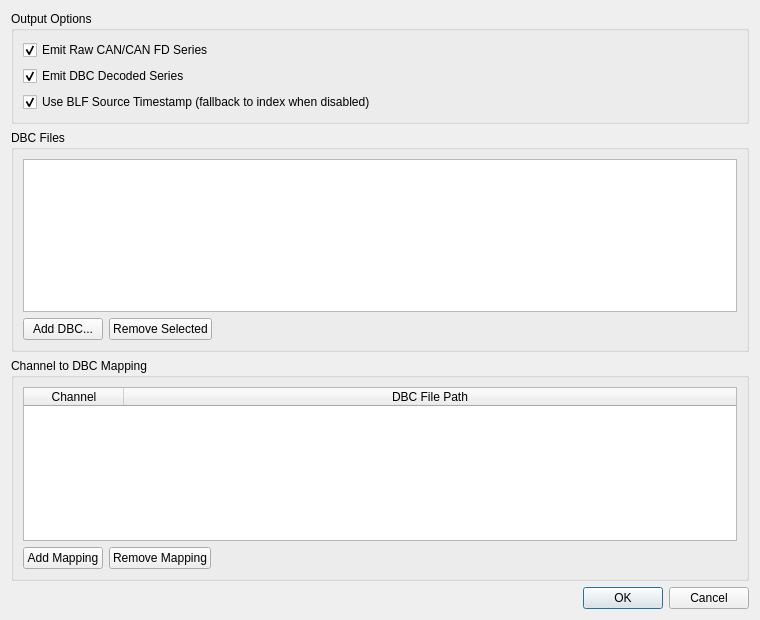
<?xml version="1.0" encoding="UTF-8"?>
<ui version="4.0">
 <class>DialogBLF</class>
 <widget class="QDialog" name="DialogBLF">
  <property name="geometry">
   <rect>
    <x>0</x>
    <y>0</y>
    <width>760</width>
    <height>620</height>
   </rect>
  </property>
  <property name="windowTitle">
   <string>BLF Loader</string>
  </property>
  <layout class="QVBoxLayout" name="verticalLayout">
   <item>
    <widget class="QGroupBox" name="groupOptions">
     <property name="title">
      <string>Output Options</string>
     </property>
     <layout class="QVBoxLayout" name="verticalLayoutOptions">
      <item>
       <widget class="QCheckBox" name="checkEmitRaw">
        <property name="text">
         <string>Emit Raw CAN/CAN FD Series</string>
        </property>
        <property name="checked">
         <bool>true</bool>
        </property>
       </widget>
      </item>
      <item>
       <widget class="QCheckBox" name="checkEmitDecoded">
        <property name="text">
         <string>Emit DBC Decoded Series</string>
        </property>
        <property name="checked">
         <bool>true</bool>
        </property>
       </widget>
      </item>
      <item>
       <widget class="QCheckBox" name="checkUseSourceTs">
        <property name="text">
         <string>Use BLF Source Timestamp (fallback to index when disabled)</string>
        </property>
        <property name="checked">
         <bool>true</bool>
        </property>
       </widget>
      </item>
     </layout>
    </widget>
   </item>
   <item>
    <widget class="QGroupBox" name="groupDbcFiles">
     <property name="title">
      <string>DBC Files</string>
     </property>
     <layout class="QVBoxLayout" name="verticalLayoutDbc">
      <item>
       <widget class="QListWidget" name="listDbcFiles"/>
      </item>
      <item>
       <layout class="QHBoxLayout" name="horizontalLayoutDbcButtons">
        <item>
         <widget class="QPushButton" name="btnAddDbc">
          <property name="text">
           <string>Add DBC...</string>
          </property>
         </widget>
        </item>
        <item>
         <widget class="QPushButton" name="btnRemoveDbc">
          <property name="text">
           <string>Remove Selected</string>
          </property>
         </widget>
        </item>
        <item>
         <spacer name="horizontalSpacerDbc">
          <property name="orientation">
           <enum>Qt::Horizontal</enum>
          </property>
          <property name="sizeHint" stdset="0">
           <size>
            <width>40</width>
            <height>20</height>
           </size>
          </property>
         </spacer>
        </item>
       </layout>
      </item>
     </layout>
    </widget>
   </item>
   <item>
    <widget class="QGroupBox" name="groupChannelMap">
     <property name="title">
      <string>Channel to DBC Mapping</string>
     </property>
     <layout class="QVBoxLayout" name="verticalLayoutMap">
      <item>
       <widget class="QTableWidget" name="tableChannelMap">
        <property name="columnCount">
         <number>2</number>
        </property>
        <attribute name="horizontalHeaderStretchLastSection">
         <bool>true</bool>
        </attribute>
        <column>
         <property name="text">
          <string>Channel</string>
         </property>
        </column>
        <column>
         <property name="text">
          <string>DBC File Path</string>
         </property>
        </column>
       </widget>
      </item>
      <item>
       <layout class="QHBoxLayout" name="horizontalLayoutMapButtons">
        <item>
         <widget class="QPushButton" name="btnAddMapRow">
          <property name="text">
           <string>Add Mapping</string>
          </property>
         </widget>
        </item>
        <item>
         <widget class="QPushButton" name="btnRemoveMapRow">
          <property name="text">
           <string>Remove Mapping</string>
          </property>
         </widget>
        </item>
        <item>
         <spacer name="horizontalSpacerMap">
          <property name="orientation">
           <enum>Qt::Horizontal</enum>
          </property>
          <property name="sizeHint" stdset="0">
           <size>
            <width>40</width>
            <height>20</height>
           </size>
          </property>
         </spacer>
        </item>
       </layout>
      </item>
     </layout>
    </widget>
   </item>
   <item>
    <widget class="QDialogButtonBox" name="buttonBox">
     <property name="standardButtons">
      <set>QDialogButtonBox::Cancel|QDialogButtonBox::Ok</set>
     </property>
    </widget>
   </item>
  </layout>
 </widget>
 <resources/>
 <connections/>
</ui>
